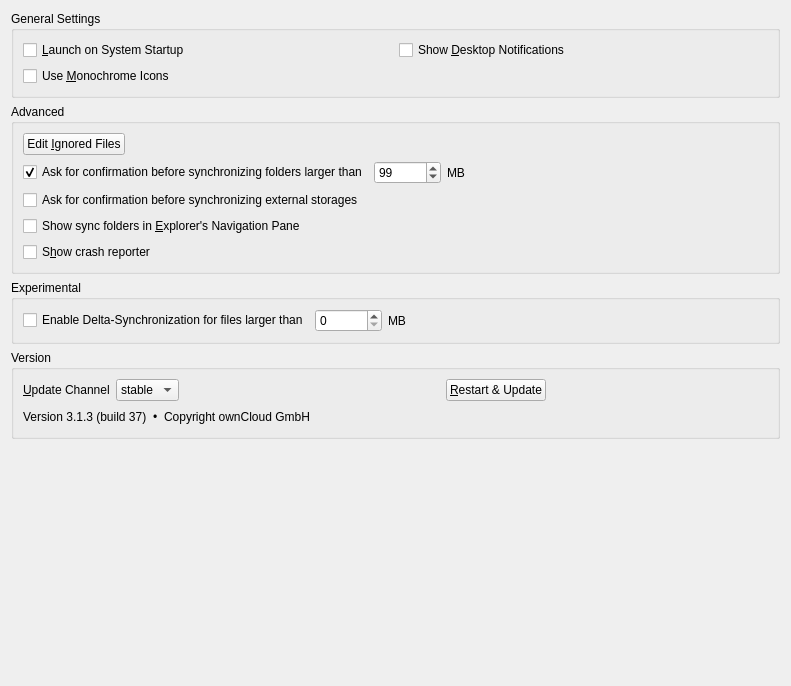
<?xml version="1.0" encoding="UTF-8"?>
<ui version="4.0">
 <class>OCC::GeneralSettings</class>
 <widget class="QWidget" name="OCC::GeneralSettings">
  <property name="geometry">
   <rect>
    <x>0</x>
    <y>0</y>
    <width>791</width>
    <height>686</height>
   </rect>
  </property>
  <property name="windowTitle">
   <string>Form</string>
  </property>
  <layout class="QVBoxLayout" name="verticalLayout_3">
   <item>
    <widget class="QGroupBox" name="generalGroupBox">
     <property name="title">
      <string>General Settings</string>
     </property>
     <layout class="QGridLayout" name="gridLayout_2">
      <item row="0" column="0">
       <widget class="QCheckBox" name="autostartCheckBox">
        <property name="text">
         <string>&amp;Launch on System Startup</string>
        </property>
       </widget>
      </item>
      <item row="0" column="1">
       <widget class="QCheckBox" name="desktopNotificationsCheckBox">
        <property name="text">
         <string>Show &amp;Desktop Notifications</string>
        </property>
       </widget>
      </item>
      <item row="1" column="0">
       <widget class="QCheckBox" name="monoIconsCheckBox">
        <property name="toolTip">
         <string>For System Tray</string>
        </property>
        <property name="text">
         <string>Use &amp;Monochrome Icons</string>
        </property>
       </widget>
      </item>
     </layout>
    </widget>
   </item>
   <item>
    <widget class="QGroupBox" name="advancedGroupBox">
     <property name="title">
      <string>Advanced</string>
     </property>
     <layout class="QVBoxLayout" name="verticalLayout">
      <item>
       <layout class="QHBoxLayout" name="horizontalLayout_4">
        <item>
         <widget class="QPushButton" name="ignoredFilesButton">
          <property name="text">
           <string>Edit &amp;Ignored Files</string>
          </property>
         </widget>
        </item>
        <item>
         <spacer name="spacer_3">
          <property name="orientation">
           <enum>Qt::Horizontal</enum>
          </property>
          <property name="sizeHint" stdset="0">
           <size>
            <width>555</width>
            <height>20</height>
           </size>
          </property>
         </spacer>
        </item>
       </layout>
      </item>
      <item>
       <layout class="QHBoxLayout" name="horizontalLayout_3">
        <item>
         <widget class="QCheckBox" name="newFolderLimitCheckBox">
          <property name="text">
           <string>Ask for confirmation before synchronizing folders larger than</string>
          </property>
          <property name="checked">
           <bool>true</bool>
          </property>
         </widget>
        </item>
        <item>
         <widget class="QSpinBox" name="newFolderLimitSpinBox">
          <property name="maximum">
           <number>999999</number>
          </property>
          <property name="value">
           <number>99</number>
          </property>
         </widget>
        </item>
        <item>
         <widget class="QLabel" name="label">
          <property name="text">
           <string extracomment="Trailing part of &quot;Ask confirmation before syncing folder larger than&quot; ">MB</string>
          </property>
         </widget>
        </item>
        <item>
         <spacer name="horizontalSpacer_3">
          <property name="orientation">
           <enum>Qt::Horizontal</enum>
          </property>
          <property name="sizeHint" stdset="0">
           <size>
            <width>40</width>
            <height>20</height>
           </size>
          </property>
         </spacer>
        </item>
       </layout>
      </item>
      <item>
       <layout class="QHBoxLayout" name="horizontalLayout_8">
        <item>
         <widget class="QCheckBox" name="newExternalStorage">
          <property name="text">
           <string>Ask for confirmation before synchronizing external storages</string>
          </property>
         </widget>
        </item>
       </layout>
      </item>
      <item>
       <layout class="QHBoxLayout" name="horizontalLayout_10">
        <item>
         <widget class="QCheckBox" name="showInExplorerNavigationPaneCheckBox">
          <property name="text">
           <string>Show sync folders in &amp;Explorer's Navigation Pane</string>
          </property>
         </widget>
        </item>
       </layout>
      </item>
      <item>
       <layout class="QHBoxLayout" name="horizontalLayout_9">
        <item>
         <widget class="QCheckBox" name="crashreporterCheckBox">
          <property name="sizePolicy">
           <sizepolicy hsizetype="MinimumExpanding" vsizetype="Fixed">
            <horstretch>0</horstretch>
            <verstretch>0</verstretch>
           </sizepolicy>
          </property>
          <property name="text">
           <string>S&amp;how crash reporter</string>
          </property>
         </widget>
        </item>
       </layout>
      </item>
     </layout>
    </widget>
   </item>
   <item>
    <widget class="QGroupBox" name="experimentalGroupBox">
     <property name="title">
      <string>Experimental</string>
     </property>
     <layout class="QVBoxLayout" name="verticalLayout_4">
      <item>
       <layout class="QHBoxLayout" name="horizontalLayout">
        <item>
         <widget class="QCheckBox" name="deltaSyncCheckBox">
          <property name="text">
           <string>Enable Delta-Synchronization for files larger than</string>
          </property>
         </widget>
        </item>
        <item>
         <widget class="QSpinBox" name="deltaSyncSpinBox">
          <property name="maximum">
           <number>999999</number>
          </property>
         </widget>
        </item>
        <item>
         <widget class="QLabel" name="label_2">
          <property name="text">
           <string>MB</string>
          </property>
         </widget>
        </item>
        <item>
         <spacer name="horizontalSpacer_2">
          <property name="orientation">
           <enum>Qt::Horizontal</enum>
          </property>
          <property name="sizeHint" stdset="0">
           <size>
            <width>40</width>
            <height>20</height>
           </size>
          </property>
         </spacer>
        </item>
       </layout>
      </item>
     </layout>
    </widget>
   </item>
   <item>
    <widget class="QGroupBox" name="versionGroupBox">
     <property name="title">
      <string>Version</string>
     </property>
     <layout class="QVBoxLayout" name="verticalLayout_2">
      <item>
       <widget class="QWidget" name="updaterWidget" native="true">
        <layout class="QHBoxLayout" name="horizontalLayout_5">
         <property name="leftMargin">
          <number>0</number>
         </property>
         <property name="topMargin">
          <number>0</number>
         </property>
         <property name="rightMargin">
          <number>0</number>
         </property>
         <property name="bottomMargin">
          <number>0</number>
         </property>
         <item>
          <widget class="QLabel" name="updateChannelLabel">
           <property name="sizePolicy">
            <sizepolicy hsizetype="Maximum" vsizetype="Preferred">
             <horstretch>0</horstretch>
             <verstretch>0</verstretch>
            </sizepolicy>
           </property>
           <property name="text">
            <string>&amp;Update Channel</string>
           </property>
           <property name="buddy">
            <cstring>updateChannel</cstring>
           </property>
          </widget>
         </item>
         <item>
          <widget class="QComboBox" name="updateChannel">
           <property name="sizePolicy">
            <sizepolicy hsizetype="Maximum" vsizetype="Fixed">
             <horstretch>0</horstretch>
             <verstretch>0</verstretch>
            </sizepolicy>
           </property>
           <item>
            <property name="text">
             <string>stable</string>
            </property>
           </item>
           <item>
            <property name="text">
             <string>beta</string>
            </property>
           </item>
          </widget>
         </item>
         <item>
          <widget class="QLabel" name="updateStateLabel">
           <property name="text">
            <string/>
           </property>
           <property name="wordWrap">
            <bool>true</bool>
           </property>
           <property name="openExternalLinks">
            <bool>true</bool>
           </property>
          </widget>
         </item>
         <item>
          <widget class="QPushButton" name="restartButton">
           <property name="sizePolicy">
            <sizepolicy hsizetype="Maximum" vsizetype="Fixed">
             <horstretch>0</horstretch>
             <verstretch>0</verstretch>
            </sizepolicy>
           </property>
           <property name="text">
            <string>&amp;Restart &amp;&amp; Update</string>
           </property>
          </widget>
         </item>
         <item>
          <spacer name="spacer_2">
           <property name="orientation">
            <enum>Qt::Horizontal</enum>
           </property>
           <property name="sizeType">
            <enum>QSizePolicy::Preferred</enum>
           </property>
           <property name="sizeHint" stdset="0">
            <size>
             <width>222</width>
             <height>20</height>
            </size>
           </property>
          </spacer>
         </item>
        </layout>
       </widget>
      </item>
      <item>
       <widget class="QWidget" name="versionInfoWidget" native="true">
        <layout class="QHBoxLayout" name="horizontalLayout_2">
         <property name="leftMargin">
          <number>0</number>
         </property>
         <property name="topMargin">
          <number>0</number>
         </property>
         <property name="rightMargin">
          <number>0</number>
         </property>
         <property name="bottomMargin">
          <number>0</number>
         </property>
         <item>
          <widget class="QLabel" name="versionLabel">
           <property name="cursor">
            <cursorShape>PointingHandCursor</cursorShape>
           </property>
           <property name="text">
            <string notr="true">Version 3.1.3 (build 37)</string>
           </property>
           <property name="textInteractionFlags">
            <set>Qt::LinksAccessibleByMouse</set>
           </property>
          </widget>
         </item>
         <item>
          <widget class="QLabel" name="copyrightLabelDotBefore">
           <property name="cursor">
            <cursorShape>ArrowCursor</cursorShape>
           </property>
           <property name="text">
            <string>•</string>
           </property>
           <property name="textInteractionFlags">
            <set>Qt::LinksAccessibleByMouse|Qt::TextSelectableByMouse</set>
           </property>
          </widget>
         </item>
         <item>
          <widget class="QLabel" name="copyrightLabel">
           <property name="cursor">
            <cursorShape>ArrowCursor</cursorShape>
           </property>
           <property name="text">
            <string notr="true">Copyright ownCloud GmbH</string>
           </property>
           <property name="textInteractionFlags">
            <set>Qt::LinksAccessibleByMouse|Qt::TextSelectableByMouse</set>
           </property>
          </widget>
         </item>
         <item>
          <spacer name="spacer">
           <property name="orientation">
            <enum>Qt::Horizontal</enum>
           </property>
           <property name="sizeHint" stdset="0">
            <size>
             <width>40</width>
             <height>20</height>
            </size>
           </property>
          </spacer>
         </item>
        </layout>
       </widget>
      </item>
     </layout>
    </widget>
   </item>
   <item>
    <spacer name="verticalSpacer">
     <property name="orientation">
      <enum>Qt::Vertical</enum>
     </property>
     <property name="sizeHint" stdset="0">
      <size>
       <width>20</width>
       <height>0</height>
      </size>
     </property>
    </spacer>
   </item>
  </layout>
 </widget>
 <tabstops>
  <tabstop>autostartCheckBox</tabstop>
  <tabstop>desktopNotificationsCheckBox</tabstop>
  <tabstop>monoIconsCheckBox</tabstop>
  <tabstop>ignoredFilesButton</tabstop>
  <tabstop>newFolderLimitCheckBox</tabstop>
  <tabstop>newFolderLimitSpinBox</tabstop>
  <tabstop>newExternalStorage</tabstop>
  <tabstop>showInExplorerNavigationPaneCheckBox</tabstop>
  <tabstop>crashreporterCheckBox</tabstop>
  <tabstop>deltaSyncCheckBox</tabstop>
  <tabstop>deltaSyncSpinBox</tabstop>
  <tabstop>updateChannel</tabstop>
  <tabstop>restartButton</tabstop>
 </tabstops>
 <resources/>
 <connections>
  <connection>
   <sender>newFolderLimitCheckBox</sender>
   <signal>toggled(bool)</signal>
   <receiver>newFolderLimitSpinBox</receiver>
   <slot>setEnabled(bool)</slot>
   <hints>
    <hint type="sourcelabel">
     <x>225</x>
     <y>231</y>
    </hint>
    <hint type="destinationlabel">
     <x>587</x>
     <y>230</y>
    </hint>
   </hints>
  </connection>
 </connections>
</ui>
